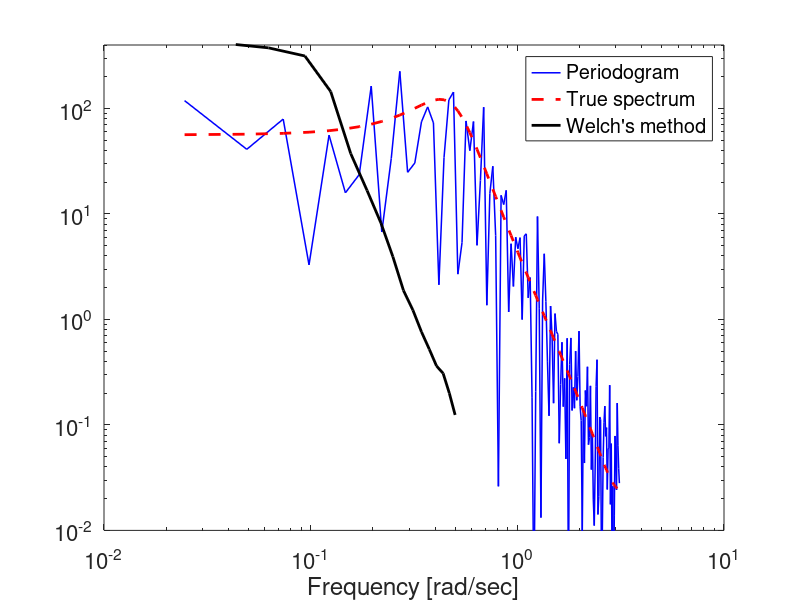

This figure's MATLAB source:
% Assumes T=1
close all
z = tf('z',1);
N = 256;
% N = 2^11;
rng(0)
e = randn(N,1);

figure(1)

d = 0.9;
%G1 = 1/(1-d*z^(-1));
G1 = (1+0.5*z^(-1))/(1-1.5*z^(-1) + 0.7*z^(-2));
u = lsim(G1,e);
UN = fft(u);
phiN = abs(UN.^2)/N;
dw = 2*pi/N;
wvec = dw*(0:N/2-1);
loglog(wvec,phiN(1:N/2),'b','linewidth',1.1)
axis([1e-2 10 1e-2 4e2])
set(gca,'fontsize',16)
xlabel('Frequency [rad/sec]')
hold on
G1w = freqresp(G1,wvec);
G1w = squeeze(G1w);     % get rid of empty dimensions
loglog(wvec,abs(G1w.^2),'r--','linewidth',2)


% Welch method. pwelch in Matlab uses scaling 1/pi compared to book
%Nw = 64;
%window = ones(1,Nw)/Nw;
window = [];
[Puu2,W] = pwelch(u,window);
loglog(W,pi*Puu2,'k-','linewidth',2)
legend('Periodogram','True spectrum','Welch''s method')